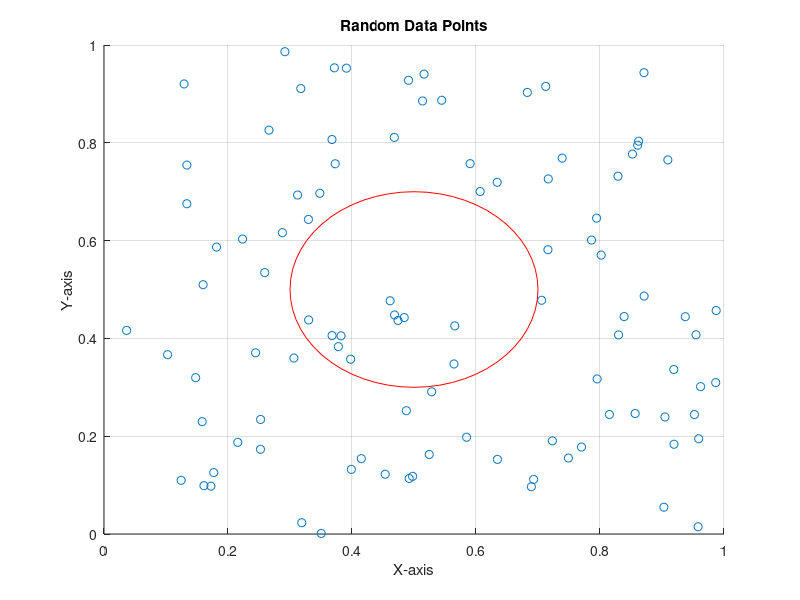

This figure's MATLAB source:
% Generate random data
num_points = 100; % Change this to the number of random points you want
x = rand(num_points, 1); % Random x-coordinates between 0 and 1
y = rand(num_points, 1); % Random y-coordinates between 0 and 1

% Create an array of structures to store the scatter plot data
scatterDataPoints = struct('x', num2cell(x), 'y', num2cell(y));

% Create a structure with the 'scatterDataPoints' field
scatterData = struct('dataPoints', scatterDataPoints);

% Add circle data to the structure
center_x = 0.5; % X-coordinate of the circle's center
center_y = 0.5; % Y-coordinate of the circle's center
radius = 0.2;   % Radius of the circle
circleData = struct('x', center_x, 'y', center_y, 'radius', radius);

% Create a structure to hold both scatter and circle data
combinedData = struct('scatterData', scatterData, 'circleData', circleData);

% Convert the data to a JSON-formatted string
json_str = jsonencode(combinedData);

% Specify the file name
file_name = 'data.json';

% Write the JSON string to the file
fid = fopen(file_name, 'w');
if fid == -1
    error('Could not open file for writing.');
end
fwrite(fid, json_str, 'char');
fclose(fid);

disp(['Data written to ' file_name]);

% Display the figure
scatter(x, y);
title('Random Data Points');
xlabel('X-axis');
ylabel('Y-axis');
grid on;

% Add a circle in the middle
hold on;
rectangle('Position', [center_x - radius, center_y - radius, 2 * radius, 2 * radius], 'Curvature', [1, 1], 'EdgeColor', 'r');
hold off;
